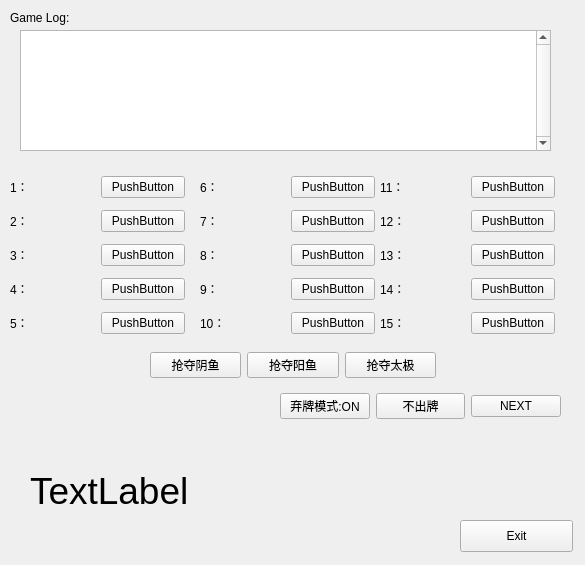
<?xml version="1.0" encoding="UTF-8"?>
<ui version="4.0">
 <class>Form</class>
 <widget class="QWidget" name="Form">
  <property name="geometry">
   <rect>
    <x>0</x>
    <y>0</y>
    <width>585</width>
    <height>565</height>
   </rect>
  </property>
  <property name="windowTitle">
   <string>Form</string>
  </property>
  <widget class="QTextBrowser" name="tb_log">
   <property name="geometry">
    <rect>
     <x>20</x>
     <y>30</y>
     <width>531</width>
     <height>121</height>
    </rect>
   </property>
   <property name="verticalScrollBarPolicy">
    <enum>Qt::ScrollBarAlwaysOn</enum>
   </property>
  </widget>
  <widget class="QLabel" name="label">
   <property name="geometry">
    <rect>
     <x>10</x>
     <y>10</y>
     <width>81</width>
     <height>16</height>
    </rect>
   </property>
   <property name="text">
    <string>Game Log:</string>
   </property>
  </widget>
  <widget class="QPushButton" name="btn_exit">
   <property name="geometry">
    <rect>
     <x>460</x>
     <y>520</y>
     <width>113</width>
     <height>32</height>
    </rect>
   </property>
   <property name="text">
    <string>Exit</string>
   </property>
  </widget>
  <widget class="QWidget" name="layoutWidget">
   <property name="geometry">
    <rect>
     <x>200</x>
     <y>170</y>
     <width>175</width>
     <height>171</height>
    </rect>
   </property>
   <layout class="QGridLayout" name="gridLayout_2">
    <item row="1" column="1">
     <widget class="QPushButton" name="btn_card6">
      <property name="text">
       <string>PushButton</string>
      </property>
     </widget>
    </item>
    <item row="3" column="0">
     <widget class="QLabel" name="lb_card8">
      <property name="text">
       <string>9：</string>
      </property>
     </widget>
    </item>
    <item row="3" column="1">
     <widget class="QPushButton" name="btn_card8">
      <property name="text">
       <string>PushButton</string>
      </property>
     </widget>
    </item>
    <item row="4" column="0">
     <widget class="QLabel" name="lb_card9">
      <property name="text">
       <string>10：</string>
      </property>
     </widget>
    </item>
    <item row="0" column="0">
     <widget class="QLabel" name="lb_card5">
      <property name="text">
       <string>6：</string>
      </property>
     </widget>
    </item>
    <item row="4" column="1">
     <widget class="QPushButton" name="btn_card9">
      <property name="text">
       <string>PushButton</string>
      </property>
     </widget>
    </item>
    <item row="2" column="0">
     <widget class="QLabel" name="lb_card7">
      <property name="text">
       <string>8：</string>
      </property>
     </widget>
    </item>
    <item row="1" column="0">
     <widget class="QLabel" name="lb_card6">
      <property name="text">
       <string>7：</string>
      </property>
     </widget>
    </item>
    <item row="2" column="1">
     <widget class="QPushButton" name="btn_card7">
      <property name="text">
       <string>PushButton</string>
      </property>
     </widget>
    </item>
    <item row="0" column="1">
     <widget class="QPushButton" name="btn_card5">
      <property name="text">
       <string>PushButton</string>
      </property>
     </widget>
    </item>
   </layout>
  </widget>
  <widget class="QWidget" name="layoutWidget_2">
   <property name="geometry">
    <rect>
     <x>380</x>
     <y>170</y>
     <width>175</width>
     <height>171</height>
    </rect>
   </property>
   <layout class="QGridLayout" name="gridLayout_3">
    <item row="0" column="0">
     <widget class="QLabel" name="lb_card10">
      <property name="text">
       <string>11：</string>
      </property>
     </widget>
    </item>
    <item row="0" column="1">
     <widget class="QPushButton" name="btn_card10">
      <property name="text">
       <string>PushButton</string>
      </property>
     </widget>
    </item>
    <item row="1" column="0">
     <widget class="QLabel" name="lb_card11">
      <property name="text">
       <string>12：</string>
      </property>
     </widget>
    </item>
    <item row="1" column="1">
     <widget class="QPushButton" name="btn_card11">
      <property name="text">
       <string>PushButton</string>
      </property>
     </widget>
    </item>
    <item row="2" column="0">
     <widget class="QLabel" name="lb_card12">
      <property name="text">
       <string>13：</string>
      </property>
     </widget>
    </item>
    <item row="2" column="1">
     <widget class="QPushButton" name="btn_card12">
      <property name="text">
       <string>PushButton</string>
      </property>
     </widget>
    </item>
    <item row="3" column="0">
     <widget class="QLabel" name="lb_card13">
      <property name="text">
       <string>14：</string>
      </property>
     </widget>
    </item>
    <item row="3" column="1">
     <widget class="QPushButton" name="btn_card13">
      <property name="text">
       <string>PushButton</string>
      </property>
     </widget>
    </item>
    <item row="4" column="0">
     <widget class="QLabel" name="lb_card14">
      <property name="text">
       <string>15：</string>
      </property>
     </widget>
    </item>
    <item row="4" column="1">
     <widget class="QPushButton" name="btn_card14">
      <property name="text">
       <string>PushButton</string>
      </property>
     </widget>
    </item>
   </layout>
  </widget>
  <widget class="QLabel" name="lb_activeplayer">
   <property name="geometry">
    <rect>
     <x>30</x>
     <y>450</y>
     <width>351</width>
     <height>81</height>
    </rect>
   </property>
   <property name="font">
    <font>
     <pointsize>28</pointsize>
    </font>
   </property>
   <property name="text">
    <string>TextLabel</string>
   </property>
  </widget>
  <widget class="QWidget" name="layoutWidget">
   <property name="geometry">
    <rect>
     <x>10</x>
     <y>170</y>
     <width>175</width>
     <height>171</height>
    </rect>
   </property>
   <layout class="QGridLayout" name="gridLayout">
    <item row="0" column="0">
     <widget class="QLabel" name="lb_card0">
      <property name="text">
       <string>1：</string>
      </property>
     </widget>
    </item>
    <item row="0" column="1">
     <widget class="QPushButton" name="btn_card0">
      <property name="text">
       <string>PushButton</string>
      </property>
     </widget>
    </item>
    <item row="1" column="0">
     <widget class="QLabel" name="lb_card1">
      <property name="text">
       <string>2：</string>
      </property>
     </widget>
    </item>
    <item row="1" column="1">
     <widget class="QPushButton" name="btn_card1">
      <property name="text">
       <string>PushButton</string>
      </property>
     </widget>
    </item>
    <item row="2" column="0">
     <widget class="QLabel" name="lb_card2">
      <property name="text">
       <string>3：</string>
      </property>
     </widget>
    </item>
    <item row="2" column="1">
     <widget class="QPushButton" name="btn_card2">
      <property name="text">
       <string>PushButton</string>
      </property>
     </widget>
    </item>
    <item row="3" column="0">
     <widget class="QLabel" name="lb_card3">
      <property name="text">
       <string>4：</string>
      </property>
     </widget>
    </item>
    <item row="3" column="1">
     <widget class="QPushButton" name="btn_card3">
      <property name="text">
       <string>PushButton</string>
      </property>
     </widget>
    </item>
    <item row="4" column="0">
     <widget class="QLabel" name="lb_card4">
      <property name="text">
       <string>5：</string>
      </property>
     </widget>
    </item>
    <item row="4" column="1">
     <widget class="QPushButton" name="btn_card4">
      <property name="text">
       <string>PushButton</string>
      </property>
     </widget>
    </item>
   </layout>
  </widget>
  <widget class="QWidget" name="">
   <property name="geometry">
    <rect>
     <x>280</x>
     <y>390</y>
     <width>281</width>
     <height>32</height>
    </rect>
   </property>
   <layout class="QGridLayout" name="gridLayout_4">
    <item row="0" column="2">
     <widget class="QPushButton" name="btn_next">
      <property name="text">
       <string>NEXT</string>
      </property>
     </widget>
    </item>
    <item row="0" column="1">
     <widget class="QPushButton" name="btn_giveup">
      <property name="text">
       <string>不出牌</string>
      </property>
     </widget>
    </item>
    <item row="0" column="0">
     <widget class="QPushButton" name="btn_discard">
      <property name="text">
       <string>弃牌模式:ON</string>
      </property>
     </widget>
    </item>
   </layout>
  </widget>
  <widget class="QWidget" name="">
   <property name="geometry">
    <rect>
     <x>150</x>
     <y>350</y>
     <width>286</width>
     <height>31</height>
    </rect>
   </property>
   <layout class="QGridLayout" name="gridLayout_5">
    <item row="0" column="2">
     <widget class="QPushButton" name="btn_gettaiji">
      <property name="text">
       <string>抢夺太极</string>
      </property>
     </widget>
    </item>
    <item row="0" column="0">
     <widget class="QPushButton" name="btn_getyinyu">
      <property name="text">
       <string>抢夺阴鱼</string>
      </property>
     </widget>
    </item>
    <item row="0" column="1">
     <widget class="QPushButton" name="btn_getyangyu">
      <property name="text">
       <string>抢夺阳鱼</string>
      </property>
     </widget>
    </item>
   </layout>
  </widget>
 </widget>
 <resources/>
 <connections/>
</ui>
